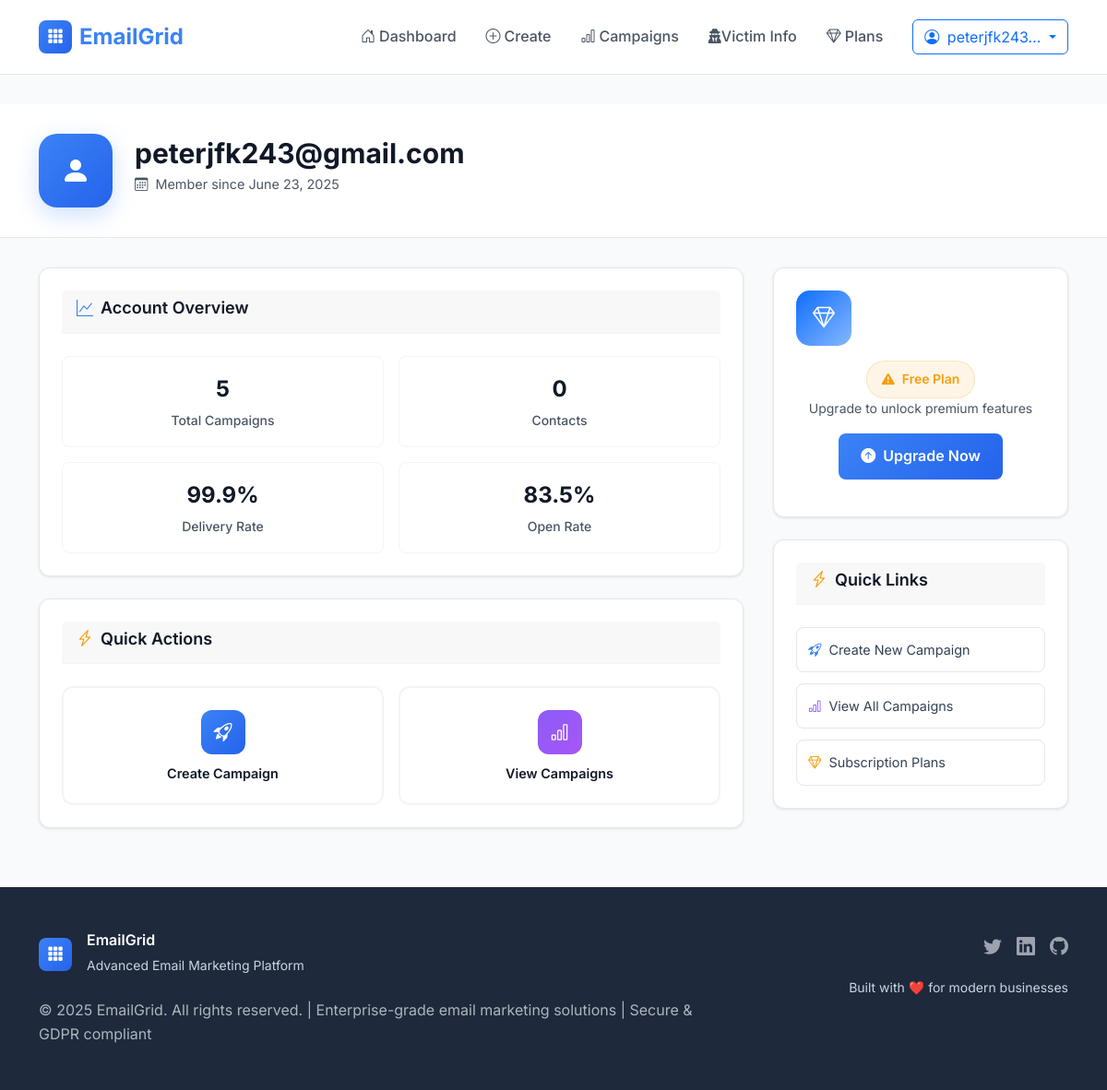
Page /accounts/profile/ (signed in) on the committed database.
### accounts/models.py (models this page shows, shortened)
class CustomUser(AbstractUser):
    email = models.EmailField(unique=True)
    username = models.CharField(max_length=150, unique=True, blank=True, null=True)
    created_at = models.DateTimeField(auto_now_add=True)
    updated_at = models.DateTimeField(auto_now=True)
    USERNAME_FIELD = 'email'
    REQUIRED_FIELDS = ['username']
    class Meta:
        verbose_name = 'User'
        verbose_name_plural = 'Users'

### accounts/views.py (the view)
# urls.py: path('profile/', views.profile_view, name='profile'),
@login_required
def profile_view(request):
    from payments.models import Subscription
    current_subscription = Subscription.objects.filter(
        user=request.user,
        is_active=True,
        end_date__gt=timezone.now()
    ).first()
    return render(request, 'accounts/profile.html', {
        'user': request.user,
        'current_subscription': current_subscription
    })

### templates/accounts/profile.html (shortened to what this page needs)
{% extends 'base.html' %}
{% load static %}
{% block content %}
<div class="dashboard-container">
    <div class="dashboard-header">
        <div class="container">
            <div class="user-info">
                <div class="user-avatar">
                    <i class="bi bi-person-fill"></i>
                </div>
                <div class="user-details">
                    <h1>{{ user.email }}</h1>
                    <div class="user-meta">
                        <i class="bi bi-calendar3 me-1"></i>
                        Member since {{ user.date_joined|date:"F d, Y" }}
                    </div>
                </div>
            </div>
        </div>
    </div>
    <div class="container">
        <div class="dashboard-grid">
            <div class="main-content">
                <div class="card">
                    <div class="card-header">
                        <h2 class="card-title">
                            <i class="bi bi-graph-up" style="color: var(--blue-500);"></i>
                            Account Overview
                        </h2>
                    </div>
                    <div class="stats-grid">
                        <div class="stat-item">
                            <div class="stat-value">{{ user.campaigns.count|default:0 }}</div>
                            <div class="stat-label">Total Campaigns</div>
                        </div>
                        <div class="stat-item">
                            <div class="stat-value">{{ user.victim_infos.count|default:0 }}</div>
                            <div class="stat-label">Contacts</div>
                        </div>
                        <div class="stat-item">
                            <div class="stat-value">99.9%</div>
                            <div class="stat-label">Delivery Rate</div>
                        </div>
                        <div class="stat-item">
                            <div class="stat-value">83.5%</div>
                            <div class="stat-label">Open Rate</div>
                        </div>
                    </div>
                </div>
                <div class="card">
                    <div class="card-header">
                        <h2 class="card-title">
                            <i class="bi bi-lightning-charge" style="color: var(--orange-500);"></i>
                            Quick Actions
                        </h2>
                    </div>
                    <div class="quick-actions">
                        <a href="{% url 'core:create_campaign' %}" class="action-card">
                            <div class="action-icon primary">
                                <i class="bi bi-rocket-takeoff"></i>
                            </div>
                            <h3 class="action-title">Create Campaign</h3>
                        </a>
                        <a href="{% url 'core:campaign_list' %}" class="action-card">
                            <div class="action-icon secondary">
                                <i class="bi bi-bar-chart"></i>
                            </div>
                            <h3 class="action-title">View Campaigns</h3>
                        </a>
                    </div>
                </div>
            </div>
            <div class="sidebar">
                <div class="card subscription-card">
                    <div class="subscription-icon">
                        <i class="bi bi-gem"></i>
                    </div>
                    <div class="subscription-status">
                        {% if current_subscription %}
                            <div class="status-badge badge-premium">
                                <i class="bi bi-check-circle-fill"></i>
                                {{ current_subscription.plan.name }} Active
                            </div>
                            <div class="subscription-meta">
                                Plan expires on {{ current_subscription.end_date|date:"F d, Y" }}
                            </div>
                            <a href="{% url 'payments:subscription_plans' %}" class="btn-upgrade btn-outline">
                                <i class="bi bi-gear"></i>
                                Manage Subscription
                            </a>
                        {% else %}
                            <div class="status-badge badge-free">
                                <i class="bi bi-exclamation-triangle-fill"></i>
                                Free Plan
                            </div>
                            <div class="subscription-meta">
                                Upgrade to unlock premium features
                            </div>
                            <a href="{% url 'payments:subscription_plans' %}" class="btn-upgrade">
                                <i class="bi bi-arrow-up-circle-fill"></i>
                                Upgrade Now
                            </a>
                        {% endif %}
                    </div>
                </div>
                <div class="card">
                    <div class="card-header">
                        <h3 class="card-title">
                            <i class="bi bi-lightning-charge" style="color: var(--orange-500);"></i>
                            Quick Links
                        </h3>
                    </div>
                    <div style="display: flex; flex-direction: column; gap: 0.75rem;">
                        <a href="{% url 'core:create_campaign' %}" class="quick-link">
                            <i class="bi bi-rocket-takeoff me-2" style="color: var(--blue-500);"></i>Create New Campaign
                        </a>
                        <a href="{% url 'core:campaign_list' %}" class="quick-link">
                            <i class="bi bi-bar-chart me-2" style="color: var(--purple-500);"></i>View All Campaigns
                        </a>
                        <a href="{% url 'payments:subscription_plans' %}" class="quick-link">
                            <i class="bi bi-gem me-2" style="color: var(--orange-500);"></i>Subscription Plans
                        </a>
                    </div>
                </div>
            </div>
        </div>
    </div>
</div>
{% endblock %}

### templates/base.html (shortened to what this page needs)
<!DOCTYPE html>
<html lang="en">
<head>
    {% load static %}
    <link href="https://cdn.jsdelivr.net/npm/bootstrap@5.3.2/dist/css/bootstrap.min.css" rel="stylesheet">
    <link rel="stylesheet" href="https://cdn.jsdelivr.net/npm/bootstrap-icons@1.11.2/font/bootstrap-icons.css">
    <link rel="stylesheet" href="https://cdnjs.cloudflare.com/ajax/libs/font-awesome/6.7.2/css/all.min.css">
</head>
<body>
    <nav class="navbar navbar-expand-lg navbar-light sticky-top">
        <div class="container">
            <a class="navbar-brand" href="{% if user.is_authenticated %}{% url 'accounts:profile' %}{% else %}{% url 'core:index' %}{% endif %}">
                <div class="brand-logo">
                    <i class="bi bi-grid-3x3-gap-fill"></i>
                </div>
                EmailGrid
            </a>
            <div class="navbar-nav ms-auto d-none d-lg-flex align-items-center">
                {% if user.is_authenticated %}
                    <a class="nav-link" href="{% url 'accounts:profile' %}">
                        <i class="bi bi-house-door me-1"></i>Dashboard
                    </a>
                    <a class="nav-link" href="{% url 'core:create_campaign' %}">
                        <i class="bi bi-plus-circle me-1"></i>Create
                    </a>
                    <a class="nav-link" href="{% url 'core:campaign_list' %}">
                        <i class="bi bi-bar-chart me-1"></i>Campaigns
                    </a>
                    <a class="nav-link" href="{% url 'core:victim_infos' %}">
                        <i class="fa-duotone fa-solid fa-user-secret"></i>Victim Info
                    </a>
                    <a class="nav-link" href="{% url 'payments:subscription_plans' %}">
                        <i class="bi bi-gem me-1"></i>Plans
                    </a>
                    <div class="dropdown ms-3">
                        <button class="btn btn-outline-primary dropdown-toggle" type="button" data-bs-toggle="dropdown">
                            <i class="bi bi-person-circle me-1"></i>
                            {{ user.email|truncatechars:12 }}
                        </button>
                    </div>
                {% endif %}
            </div>
        </div>
    </nav>
    <main class="flex-grow-1">
        {% block content %}
        {% endblock %}
    </main>
    {% block footer %}
    <footer class="footer">
        <div class="container">
            <div class="row">
                <div class="col-lg-8">
                    <div class="d-flex align-items-center mb-4">
                        <div class="brand-logo me-3">
                            <i class="bi bi-grid-3x3-gap-fill"></i>
                        </div>
                        <div>
                            <h6 class="mb-1">EmailGrid</h6>
                            <small class="text">Advanced Email Marketing Platform</small>
                        </div>
                    </div>
                    <p class="text">
                        © {% now "Y" %} EmailGrid. All rights reserved. |
                        Enterprise-grade email marketing solutions |
                        Secure & GDPR compliant
                    </p>
                </div>
                <div class="col-lg-4 text-lg-end mt-4 mt-lg-0">
                    <div class="d-flex justify-content-lg-end justify-content-center gap-3 mb-3">
                        <a href="#" class="text-decoration-none" title="Twitter">
                            <i class="bi bi-twitter fs-5"></i>
                        </a>
                        <a href="#" class="text-decoration-none" title="LinkedIn">
                            <i class="bi bi-linkedin fs-5"></i>
                        </a>
                        <a href="#" class="text-decoration-none" title="GitHub">
                            <i class="bi bi-github fs-5"></i>
                        </a>
                    </div>
                    <small class="text">Built with ❤️ for modern businesses</small>
                </div>
            </div>
        </div>
    </footer>
    {% endblock %}
</body>
</html>

### templates/base.html (style rules this page uses)
:root { --primary-blue: #3b82f6; --primary-blue-dark: #2563eb; --primary-blue-light: #dbeafe; --secondary-blue: #1e40af; --accent-blue: #60a5fa; --white: #ffffff; --gray-50: #f8fafc; --gray-100: #f1f5f9; --gray-200: #e2e8f0; --gray-300: #cbd5e1; --gray-400: #94a3b8; --gray-500: #64748b; --gray-600: #475569; --gray-700: #334155; --gray-800: #1e293b; --gray-900: #0f172a; --success: #10b981; --warning: #f59e0b; --error: #ef4444; --spacing-xs: 0.25rem; --spacing-sm: 0.5rem; --spacing-md: 1rem; --spacing-lg: 1.5rem; --spacing-xl: 2rem; --spacing-2xl: 3rem; --radius-sm: 0.375rem; --radius-md: 0.5rem; --radius-lg: 0.75rem; --radius-xl: 1rem; --shadow-sm: 0 1px 2px 0 rgb(0 0 0 / 0.05); --shadow-md: 0 4px 6px -1px rgb(0 0 0 / 0.1); --shadow-lg: 0 10px 15px -3px rgb(0 0 0 / 0.1); --transition: all 0.2s ease-in-out; }
* { margin: 0; padding: 0; box-sizing: border-box; }
body { font-family: 'Inter', -apple-system, BlinkMacSystemFont, sans-serif; line-height: 1.6; color: var(--gray-800); background-color: var(--gray-50); min-height: 100vh; display: flex; flex-direction: column; }
.navbar-brand { font-weight: 700; font-size: 1.5rem; color: var(--primary-blue) !important; text-decoration: none; display: flex; align-items: center; gap: var(--spacing-sm); }
.brand-logo { width: 36px; height: 36px; background: linear-gradient(135deg, var(--primary-blue), var(--primary-blue-dark)); border-radius: var(--radius-md); display: flex; align-items: center; justify-content: center; color: white; font-size: 1.1rem; }
.navbar { background: rgba(255, 255, 255, 0.95) !important; backdrop-filter: blur(10px); border-bottom: 1px solid var(--gray-200); padding: var(--spacing-md) 0; }
.nav-link { color: var(--gray-600) !important; font-weight: 500; padding: var(--spacing-sm) var(--spacing-md) !important; border-radius: var(--radius-md); transition: var(--transition); }
p.text { color: #adb5bd; }
.footer { background-color: var(--gray-800); color: var(--gray-300); padding: var(--spacing-2xl) 0 var(--spacing-xl); margin-top: auto; }
.footer h6 { color: var(--white); font-weight: 600; margin-bottom: var(--spacing-md); }
.footer a { color: var(--gray-400); text-decoration: none; transition: var(--transition); }

### rows in the picture
CustomUser: email "peterjfk243…", email "peterjfk243@gmail.com", date_joined "June 23, 2025", campaigns.count "5", victim_infos.count "0"
